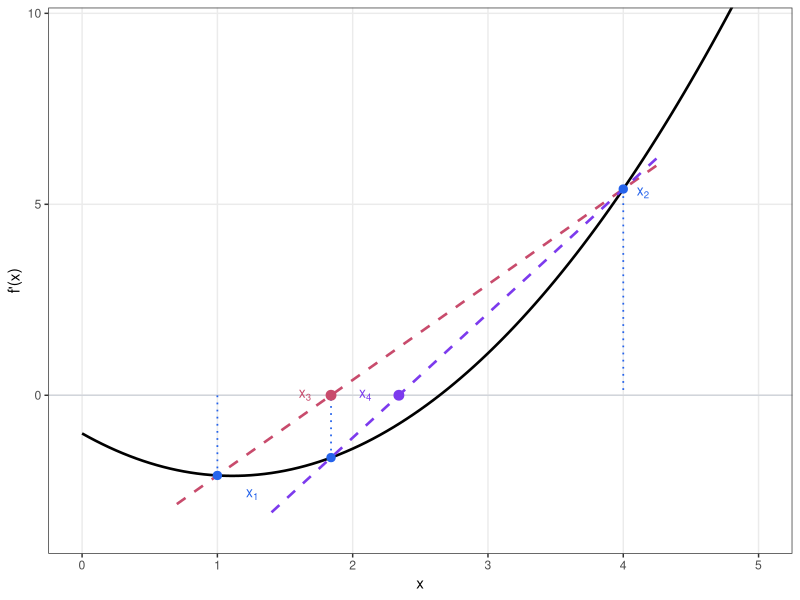

Write the R code that produced this figure.
# Used in: slides/03-univariate-optimization/03-further.tex
#
# Two iterations of the secant method applied to f' in a single plot.

library(ggplot2)

dir.create("../figure", recursive = TRUE, showWarnings = FALSE)

palette = list(
  curve = "black",
  secant1 = "#C84B6C",
  secant2 = "#7C3AED",
  points = "#2563EB",
  zeroline = "#D1D5DB"
)

f_prime = function(x) 0.9 * x^2 - 2 * x - 1

secant_step = function(xa, xb) {
  fa = f_prime(xa)
  fb = f_prime(xb)
  xb - fb * (xb - xa) / (fb - fa)
}

x1 = 1.0
x2 = 4.0
x3 = secant_step(x1, x2) # ≈ 1.667
x4 = secant_step(x2, x3) # ≈ 2.091

make_secant_fn = function(xa, xb) {
  fa = f_prime(xa)
  fb = f_prime(xb)
  slope = (fb - fa) / (xb - xa)
  intercept = fa - slope * xa
  function(x) slope * x + intercept
}

secant1 = make_secant_fn(x1, x2)
secant2 = make_secant_fn(x2, x3)

x_range = c(0.0, 5.0)
y_lim = c(-3.5, 9.5)

p = ggplot() +
  geom_hline(yintercept = 0, colour = palette$zeroline, linewidth = 0.5) +
  # f' curve
  stat_function(fun = f_prime, xlim = x_range, linewidth = 0.9) +
  # Step 1 secant: through (x1, f'(x1)) and (x2, f'(x2))
  stat_function(fun = secant1, xlim = c(0.7, 4.3), colour = palette$secant1, linetype = "dashed", linewidth = 0.9) +
  # Step 2 secant: through (x2, f'(x2)) and (x3, f'(x3))
  stat_function(fun = secant2, xlim = c(1.4, 4.3), colour = palette$secant2, linetype = "dashed", linewidth = 0.9) +
  # Drop lines for evaluation points
  geom_segment(
    aes(x = x1, xend = x1, y = f_prime(x1), yend = 0),
    colour = palette$points,
    linetype = "dotted",
    linewidth = 0.6
  ) +
  geom_segment(
    aes(x = x2, xend = x2, y = f_prime(x2), yend = 0),
    colour = palette$points,
    linetype = "dotted",
    linewidth = 0.6
  ) +
  geom_segment(
    aes(x = x3, xend = x3, y = f_prime(x3), yend = 0),
    colour = palette$points,
    linetype = "dotted",
    linewidth = 0.6
  ) +
  # Points on f' curve
  geom_point(aes(x = x1, y = f_prime(x1)), colour = palette$points, size = 2.5) +
  geom_point(aes(x = x2, y = f_prime(x2)), colour = palette$points, size = 2.5) +
  geom_point(aes(x = x3, y = f_prime(x3)), colour = palette$points, size = 2.5) +
  # New proposals on x-axis
  geom_point(aes(x = x3, y = 0), colour = palette$secant1, size = 3) +
  geom_point(aes(x = x4, y = 0), colour = palette$secant2, size = 3) +
  # Labels on the f' curve
  annotate(
    "text",
    x = x1 + 0.3,
    y = f_prime(x1) - 0.5,
    label = "x[1]",
    colour = palette$points,
    size = 3.5,
    parse = TRUE,
    hjust = 1
  ) +
  annotate(
    "text",
    x = x2 + 0.1,
    y = f_prime(x2) - 0.1,
    label = "x[2]",
    colour = palette$points,
    size = 3.5,
    parse = TRUE,
    hjust = 0
  ) +
  # Labels for new proposals below x-axis
  annotate(
    "text",
    x = x3 - 0.15,
    y = 0,
    label = "x[3]",
    colour = palette$secant1,
    size = 3.5,
    parse = TRUE,
    hjust = 1
  ) +
  annotate(
    "text",
    x = x4 - 0.25,
    y = 0,
    label = "x[4]",
    colour = palette$secant2,
    size = 3.5,
    parse = TRUE
  ) +
  coord_cartesian(xlim = x_range, ylim = y_lim) +
  labs(x = "x", y = "f'(x)") +
  theme_bw(base_size = 11) +
  theme(panel.grid.minor = element_blank())

ggsave("../figure/secant.pdf", plot = p, width = 4, height = 3)
